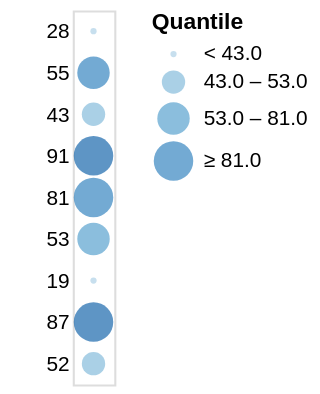

Vega-Lite specification stored for this chart:
### Vega specification from a JSON file in a GitHub repository (floating-point values rounded to 4 significant figures)
{"$schema": "https://vega.github.io/schema/vega/v5.json", "autosize": "pad", "padding": 5, "width": 20, "style": "cell", "data": [{"name": "source_0", "values": [{"a": "A", "b": 28}, {"a": "B", "b": 55}, {"a": "C", "b": 43}, {"a": "D", "b": 91}, {"a": "E", "b": 81}, {"a": "F", "b": 53}, {"a": "G", "b": 19}, {"a": "H", "b": 87}, {"a": "I", "b": 52}]}], "signals": [{"name": "y_step", "value": 20}, {"name": "height", "update": "bandspace(domain('y').length, 1, 0.5) * y_step"}, {"name": "width", "update": "width"}], "marks": [{"name": "marks", "type": "symbol", "style": ["circle"], "from": {"data": "source_0"}, "encode": {"update": {"opacity": {"value": 0.7}, "fill": [{"test": "datum[\"b\"] === null || isNaN(datum[\"b\"])", "value": null}, {"scale": "color", "field": "b"}], "tooltip": {"signal": "{\"b\": ''+datum[\"b\"], \"Quantile\": format(datum[\"b\"], \"\")}"}, "x": {"signal": "width", "mult": 0.5}, "y": {"scale": "y", "field": "b"}, "size": {"scale": "size", "field": "b"}, "shape": {"value": "circle"}}}}], "scales": [{"name": "y", "type": "point", "domain": {"data": "source_0", "field": "b"}, "range": {"step": {"signal": "y_step"}}, "padding": 0.5}, {"name": "color", "type": "quantile", "domain": {"data": "source_0", "field": "b"}, "range": "ramp", "interpolate": "hcl"}, {"name": "size", "type": "quantile", "domain": {"data": "source_0", "field": "b"}, "range": {"signal": "sequence(9, 361 + (361 - 9) / (4 - 1), (361 - 9) / (4 - 1))"}}], "axes": [{"scale": "y", "orient": "left", "grid": false, "domain": false, "ticks": false, "zindex": 1}], "legends": [{"title": "Quantile", "fill": "color", "gradientLength": {"signal": "clamp(height, 64, 200)"}, "labelOverlap": "greedy", "encode": {"symbols": {"update": {"shape": {"value": "circle"}, "opacity": {"value": 0.7}}}}, "size": "size"}], "config": {"axisY": {"minExtent": 30}}}
